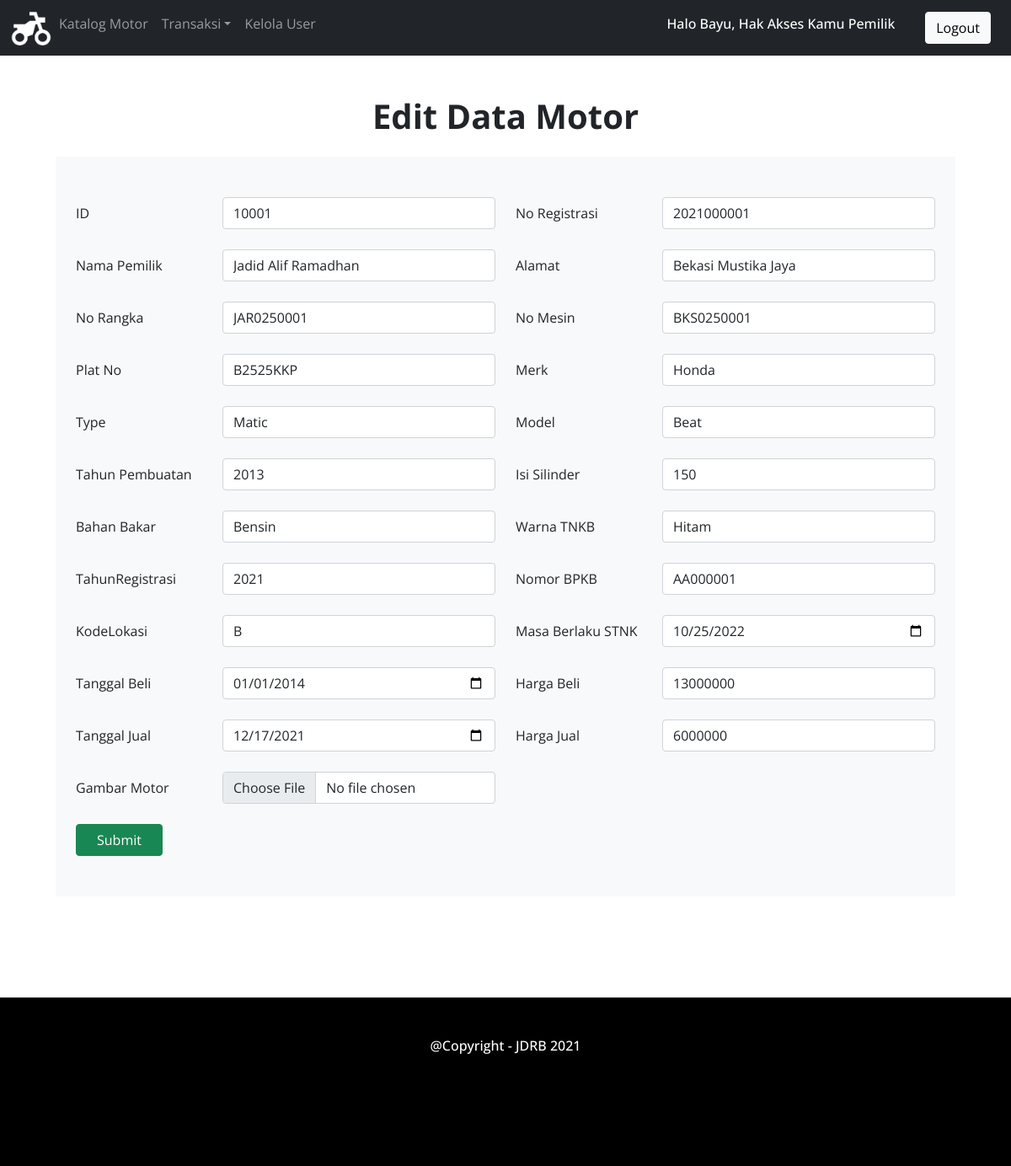
Page /home/Pemilik/identitas_motor_update.php?ID=10001 (signed in) on the committed database.
### tables this page shows
CREATE TABLE `identitas_motor` (
  `ID` int(5) NOT NULL,
  `NoRegistrasi` int(10) NOT NULL,
  `NamaPemilik` varchar(25) NOT NULL,
  `Alamat` varchar(25) NOT NULL,
  `NoRangka` varchar(15) NOT NULL,
  `NoMesin` varchar(15) NOT NULL,
  `PlatNo` varchar(9) NOT NULL,
  `Merk` varchar(10) NOT NULL,
  `Type` varchar(15) NOT NULL,
  `Model` varchar(10) NOT NULL,
  `TahunPembuatan` year(4) NOT NULL,
  `IsiSilinder` int(5) NOT NULL,
  `BahanBakar` varchar(10) NOT NULL,
  `WarnaTNKB` varchar(10) NOT NULL,
  `TahunRegistrasi` year(4) NOT NULL,
  `NoBPKB` varchar(8) NOT NULL,
  `KodeLokasi` varchar(10) NOT NULL,
  `MasaBerlakuSTNK` date NOT NULL,
  `Gambar_Motor` varchar(255) NOT NULL,
  `Tgl_Beli` date DEFAULT NULL,
  `Harga_Beli` int(11) NOT NULL,
  `Tgl_Jual` date DEFAULT NULL,
  `Harga_Jual` int(11) NOT NULL
);

### home/Pemilik/identitas_motor_update.php (the view, shortened to what this page needs)
<!DOCTYPE html>
<html lang="en">
<head>
<link rel="stylesheet" href="../../bootstrap/css/bootstrap.min.css">
<link rel="stylesheet" href="../../style.css">
</head>
<body>
<nav class="navbar navbar-expand-sm bg-dark navbar-dark">
    <div class="container-fluid">
    <ul class="navbar-nav">
        <li class="nav-item">
            <a href="index.php"><img src="../../img/logo.png" class="logo-navbar"><a>
        </li>
        <li class="nav-item">
            <a class="nav-link" href="identitas_motor.php">Katalog Motor</a>
        </li>
        <li class="nav-item dropdown">
            <a class="nav-link dropdown-toggle" href="#" id="navbarDropdown" role="button" data-bs-toggle="dropdown" aria-haspopup="true" aria-expanded="false">Transaksi</a>
        </li>
        <li class="nav-item">
            <a class="nav-link" href="user.php">Kelola User</a>
        </li>
    </ul>
    <?php if (isset($_SESSION["Nama"])) : ?>
        <p class="h6 text-white mr-5">Halo <?php echo $_SESSION["Nama"] ?>, Hak Akses Kamu <?php echo $_SESSION["Akses"] ?></p>
    </div>
        <a href="../../logout.php" class="btn btn-light buttonnavbar">Logout</a>
    <?php else : ?>
        <a href="../../login.php" class="btn btn-light buttonnavbar">Login</a>
    <?php endif; ?>
</nav>
<div class="header">
    <h1 class="mt-5">Edit Data Motor</h1>
</div>
<div class="container" >
		<div class="bg-light m-4 p-4">
            <?php
                include '../../koneksi.php';
                $ID=$_GET['ID'];
                $data=mysqli_query($koneksi,"SELECT * from identitas_motor where ID='$ID' ") or die(mysqli_error($koneksi));
                $identitas_motor=mysqli_fetch_array($data);
            ?>
			<form method="post" action="../../proses/identitas_motor_updateproses.php?ID=<?php echo $ID?>" enctype="multipart/form-data">
                <div class="form-group row my-4">
                    <label class="col-sm-2 col-form-label" for="ID">ID</label>
                    <div class="col-sm-4">
                        <input type="number" class="form-control" name="ID" value="<?php echo $identitas_motor['ID']?>" required>
                    </div>
                    <label class="col-sm-2 col-form-label" for="NoRegistrasi">No Registrasi</label>
                    <div class="col-sm-4">
                        <input type="number" class="form-control" name="NoRegistrasi" value="<?php echo $identitas_motor['NoRegistrasi']?>" required>
                    </div>
                </div>
                <div class="form-group row my-4">
                    <label class="col-sm-2 col-form-label" for="NamaPemilik">Nama Pemilik</label>
                    <div class="col-sm-4">
                        <input type="text" class="form-control" name="NamaPemilik" value="<?php echo $identitas_motor['NamaPemilik']?>" required>
                    </div>
                    <label class="col-sm-2 col-form-label" for="Alamat">Alamat </label>
                    <div class="col-sm-4">
                        <input type="text" class="form-control" name="Alamat" value="<?php echo $identitas_motor['Alamat']?>" required>
                    </div>
                </div>
                <div class="form-group row my-4">
                    <label class="col-sm-2 col-form-label" for="NoRangka">No Rangka</label>
                    <div class="col-sm-4">
                        <input type="text" class="form-control" name="NoRangka" value="<?php echo $identitas_motor['NoRangka']?>" required>
                    </div>
                    <label class="col-sm-2 col-form-label" for="NoMesin">No Mesin</label>
                    <div class="col-sm-4">
                        <input type="text" class="form-control" name="NoMesin" value="<?php echo $identitas_motor['NoMesin']?>" required>
                    </div>
                </div>
                <div class="form-group row my-4">
                    <label class="col-sm-2 col-form-label" for="PlatNo">Plat No</label>
                    <div class="col-sm-4">
                        <input type="text" class="form-control" name="PlatNo" value="<?php echo $identitas_motor['PlatNo']?>" required>
                    </div>
                    <label class="col-sm-2 col-form-label" for="Merk">Merk</label>
                    <div class="col-sm-4">
                        <input type="text" class="form-control" name="Merk" value="<?php echo $identitas_motor['Merk']?>" required>
                    </div>
                </div>
                <div class="form-group row my-4">
                    <label class="col-sm-2 col-form-label" for="Type">Type</label>
                    <div class="col-sm-4">
                        <input type="text" class="form-control" name="Type" value="<?php echo $identitas_motor['Type']?>" required>
                    </div>
                    <label class="col-sm-2 col-form-label" for="Model">Model</label>
                    <div class="col-sm-4">
                        <input type="text" class="form-control" name="Model" value="<?php echo $identitas_motor['Model']?>" required>
                    </div>
                </div>
                <div class="form-group row my-4">
                    <label class="col-sm-2 col-form-label" for="TahunPembuatan">Tahun Pembuatan</label>
                    <div class="col-sm-4">
                        <input type="year" class="form-control" name="TahunPembuatan" value="<?php echo $identitas_motor['TahunPembuatan']?>" required>
                    </div>
                    <label class="col-sm-2 col-form-label" for="IsiSilinder">Isi Silinder</label>
                    <div class="col-sm-4">
                        <input type="number" class="form-control" name="IsiSilinder" value="<?php echo $identitas_motor['IsiSilinder']?>" required>
                    </div>
                </div>
                <div class="form-group row my-4">
                    <label class="col-sm-2 col-form-label" for="BahanBakar">Bahan Bakar</label>
                    <div class="col-sm-4">
                        <input type="text" class="form-control" name="BahanBakar" value="<?php echo $identitas_motor['BahanBakar']?>" required>
                    </div>
                    <label class="col-sm-2 col-form-label" for="WarnaTNKB">Warna TNKB</label>
                    <div class="col-sm-4">
                        <input type="text" class="form-control" name="WarnaTNKB" value="<?php echo $identitas_motor['WarnaTNKB']?>" required>
                    </div>
                </div>
                <div class="form-group row my-4">
                    <label class="col-sm-2 col-form-label" for="TahunRegistrasi">TahunRegistrasi</label>
                    <div class="col-sm-4">
                        <input type="year" class="form-control" name="TahunRegistrasi" value="<?php echo $identitas_motor['TahunRegistrasi']?>" required>
                    </div>
                    <label class="col-sm-2 col-form-label" for="NoBPKB">Nomor BPKB</label>
                    <div class="col-sm-4">
                        <input type="text" class="form-control" name="NoBPKB" value="<?php echo $identitas_motor['NoBPKB']?>" required>
                    </div>
                </div>
                <div class="form-group row my-4">
                    <label class="col-sm-2 col-form-label" for="KodeLokasi">KodeLokasi </label>
                    <div class="col-sm-4">
                        <input type="text" class="form-control" name="KodeLokasi" value="<?php echo $identitas_motor['KodeLokasi']?>" required>
                    </div>
                    <label class="col-sm-2 col-form-label" for="MasaBerlakuSTNK">Masa Berlaku STNK </label>
                    <div class="col-sm-4">
                        <input type="date" class="form-control" name="MasaBerlakuSTNK" value="<?php echo $identitas_motor['MasaBerlakuSTNK']?>" required>
                    </div>
                </div>
                <div class="form-group row my-4">
                    <label class="col-sm-2 col-form-label" for="Tgl_Beli">Tanggal Beli </label>
                    <div class="col-sm-4">
                        <input type="date" class="form-control" name="Tgl_Beli" value="<?php echo $identitas_motor['Tgl_Beli']?>" required>
                    </div>
                    <label class="col-sm-2 col-form-label" for="Harga_Beli">Harga Beli </label>
                    <div class="col-sm-4">
                        <input type="text" class="form-control" name="Harga_Beli" value="<?php echo $identitas_motor['Harga_Beli']?>" required>
                    </div>
                </div>
                <div class="form-group row my-4">
                    <label class="col-sm-2 col-form-label" for="Tgl_Jual">Tanggal Jual </label>
                    <div class="col-sm-4">
                        <input type="date" class="form-control" name="Tgl_Jual" value="<?php echo $identitas_motor['Tgl_Jual']?>" required>
                    </div>
                    <label class="col-sm-2 col-form-label" for="Harga_Jual">Harga Jual </label>
                    <div class="col-sm-4">
                        <input type="text" class="form-control" name="Harga_Jual" value="<?php echo $identitas_motor['Harga_Jual']?>" required>
                    </div>
                </div>
                <div class="form-group row my-4">
                    <label class="col-sm-2 col-form-label" for="Gambar_Motor">Gambar Motor </label>
                    <div class="col-sm-4">
                        <input type="file" class="form-control" name="Gambar_Motor" value="<?php echo $identitas_motor['Gambar_Motor']?>" required>
                    </div>
                </div>
                <div class="form-group row my-4">
                    <div class="col-sm-10">
                        <input type="submit" class="btn btn-success px-4" name="Simpan"></button>
                    </div>
                </div>
            </form>
        </div>
    </div>
    <footer>
        <h6 class="text-center p-5"> @Copyright - JDRB 2021</h6>
    </footer>
</body>
</html>

### style.css (style rules this page uses)
body { font-family: "Open Sans"; width: 100%; height: 100%; }
h1 { font-weight: bold; text-align: center; }
footer { width: 100%; height: 200px; margin-top: 10%; background-color: black; }
h6 { color: white; }
.logo-navbar { width:50px; height:50px; }
.buttonnavbar { margin-left: 2%; float: right; margin-right: 2%; }

### rows in the picture
identitas_motor: ID "10001", NoRegistrasi "2021000001", NamaPemilik "Jadid Alif Ramadhan", Alamat "Bekasi Mustika Jaya", NoRangka "JAR0250001", NoMesin "BKS0250001", PlatNo "B2525KKP", Merk "Honda", Type "Matic", Model "Beat", TahunPembuatan "2013", IsiSilinder "150", BahanBakar "Bensin", WarnaTNKB "Hitam", TahunRegistrasi "2021", NoBPKB "AA000001", KodeLokasi "B", MasaBerlakuSTNK "10/25/2022", Tgl_Beli "01/01/2014", Harga_Beli "13000000", Tgl_Jual "12/17/2021", Harga_Jual "6000000"

### other values in the picture
$_SESSION["Nama"] "Bayu"
$_SESSION["Akses"] "Pemilik"
